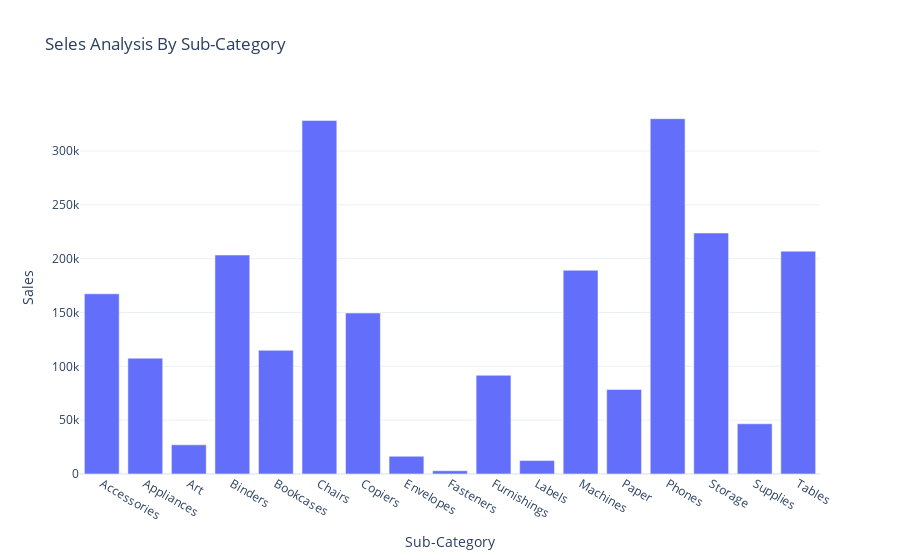

Notebook code for this chart:
### Code cell
fig = px.bar(sales_by_Subcategory,
             x='Sub-Category',
             y = 'Sales',
             title = 'Seles Analysis By Sub-Category',
            
            )
fig.show()

### Figure 1 — Plotly figure (JSON) as saved in the notebook; plotly's stock layout.template omitted (floating-point values rounded to 4 significant figures)
{"data": [{"alignmentgroup": "True", "hovertemplate": "Sub-Category=%{x}<br>Sales=%{y}<extra></extra>", "legendgroup": "", "marker": {"color": "#636efa", "pattern": {"shape": ""}}, "name": "", "offsetgroup": "", "orientation": "v", "showlegend": false, "textposition": "auto", "type": "bar", "x": ["Accessories", "Appliances", "Art", "Binders", "Bookcases", "Chairs", "Copiers", "Envelopes", "Fasteners", "Furnishings", "Labels", "Machines", "Paper", "Phones", "Storage", "Supplies", "Tables"], "xaxis": "x", "y": [167400.0, 107500.0, 27120.0, 203400.0, 114900.0, 328400.0, 149500.0, 16480.0, 3024.0, 91710.0, 12490.0, 189200.0, 78480.0, 330000.0, 223800.0, 46670.0, 207000.0], "yaxis": "y"}], "layout": {"autosize": true, "barmode": "relative", "legend": {"tracegroupgap": 0}, "title": {"text": "Seles Analysis By Sub-Category"}, "xaxis": {"anchor": "y", "autorange": true, "domain": [0, 1], "range": [-0.5, 16.5], "title": {"text": "Sub-Category"}, "type": "category"}, "yaxis": {"anchor": "x", "autorange": true, "domain": [0, 1], "range": [0, 347400.0], "title": {"text": "Sales"}, "type": "linear"}}}
